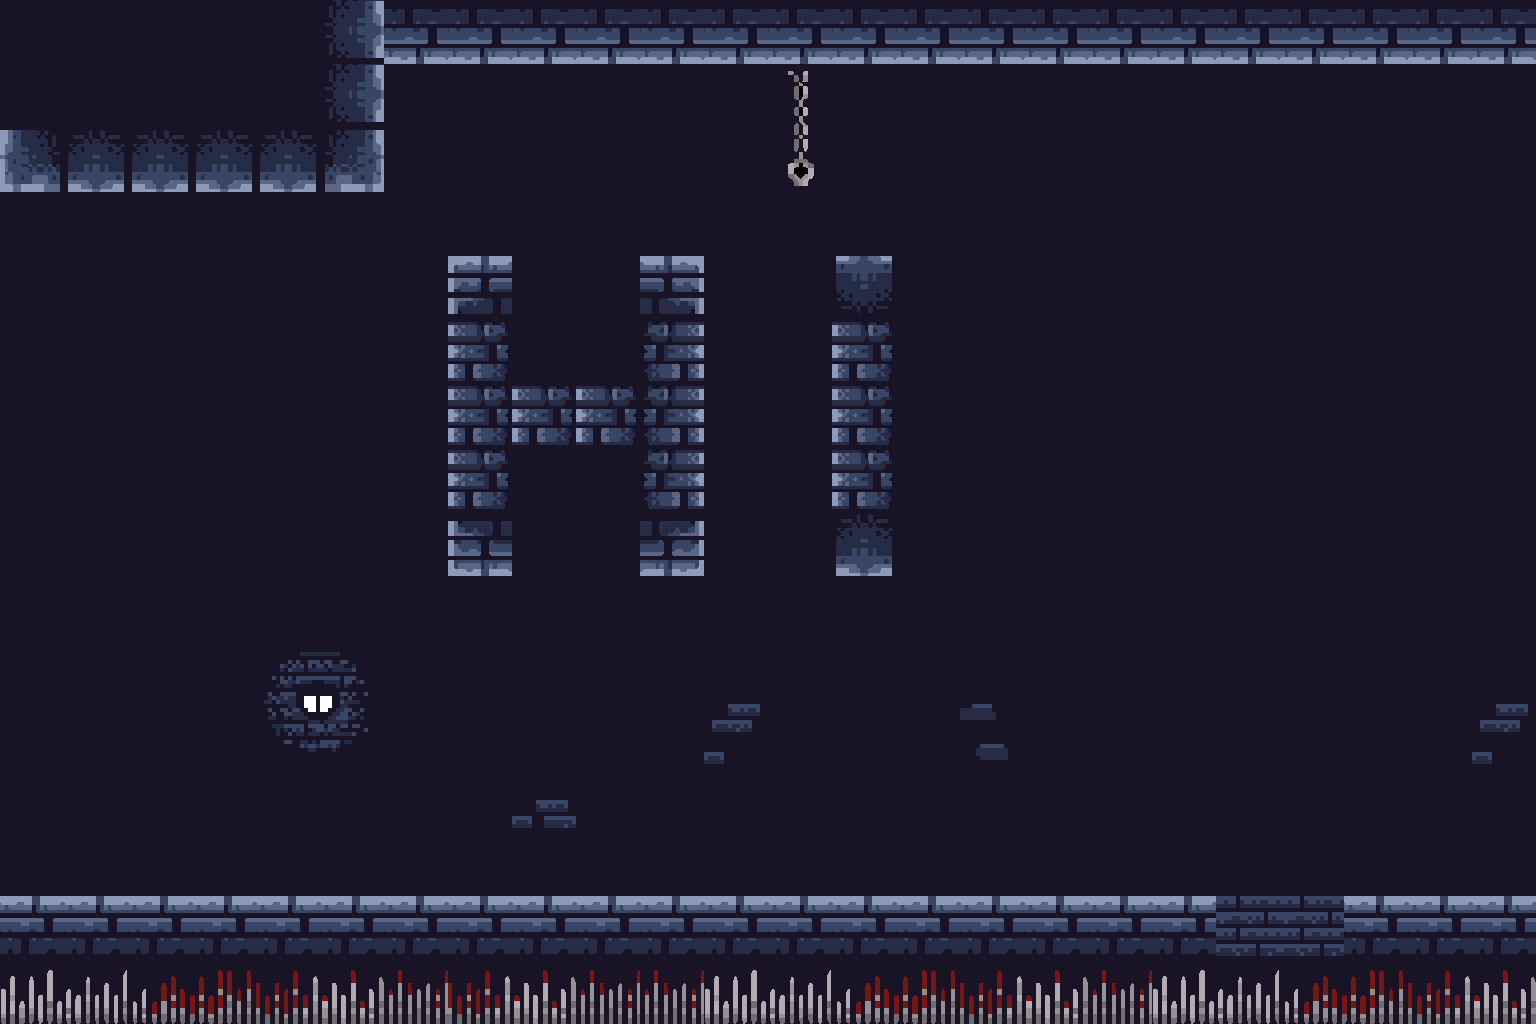

Below is a game level as drawn by its tile map, then a one-line description and the .tmx file that defines it, in full:
An orthogonal 24x16 tile map with 64x64 px tiles, 1 tile layer (Tile Layer 1).

<map version="1.10" tiledversion="1.11.0" orientation="orthogonal" renderorder="right-down" width="24" height="16" tilewidth="64" tileheight="64" infinite="0" nextlayerid="2" nextobjectid="1">
 <tileset firstgid="1" name="DungeonTileSet" tilewidth="64" tileheight="64" tilecount="187" columns="17">
  <image source="DungeonTileSet.png" width="1088" height="704" />
 </tileset>
 <layer id="1" name="Tile Layer 1" width="24" height="16">
  <data encoding="csv">
19,19,19,19,19,24,36,36,36,36,36,36,36,36,36,36,36,36,36,36,36,36,36,36,
19,19,19,19,19,24,19,19,19,19,19,19,3221225499,19,19,19,19,19,19,19,19,19,19,19,
39,40,40,40,40,41,19,19,19,19,19,19,3221225482,19,19,19,19,19,19,19,19,19,19,19,
19,19,19,19,19,19,19,19,19,19,19,19,19,19,19,19,19,19,19,19,19,19,19,19,
19,19,19,19,19,19,19,1,19,19,3,19,19,6,19,19,19,19,19,19,19,19,19,19,
19,19,19,19,19,19,19,18,19,19,20,19,19,18,19,19,19,19,19,19,19,19,19,19,
19,19,19,19,19,19,19,18,18,18,20,19,19,18,19,19,19,19,19,19,19,19,19,19,
19,19,19,19,19,19,19,18,19,19,20,19,19,18,19,19,19,19,19,19,19,19,19,19,
19,19,19,19,19,19,19,35,19,19,37,19,19,40,19,19,19,19,19,19,19,19,19,19,
19,19,19,19,19,19,19,19,19,19,19,19,19,19,19,19,19,19,19,19,19,19,19,19,
19,19,19,19,73,74,19,19,19,19,19,19,19,19,19,19,19,19,19,19,19,19,19,19,
19,19,19,19,90,91,19,19,19,19,19,176,19,19,19,155,19,19,19,19,19,19,19,176,
19,19,19,19,19,19,19,19,143,19,19,19,19,19,19,19,19,19,19,19,19,19,19,19,
19,19,19,19,19,19,19,19,19,19,19,19,19,19,19,19,19,19,19,19,19,19,19,19,
2,2,2,2,2,2,2,2,2,2,2,2,2,2,2,2,2,2,2,141,141,2,2,2,
78,79,80,81,82,83,84,82,83,84,84,78,79,80,81,82,83,84,78,79,80,81,82,83
</data>
 </layer>
</map>
